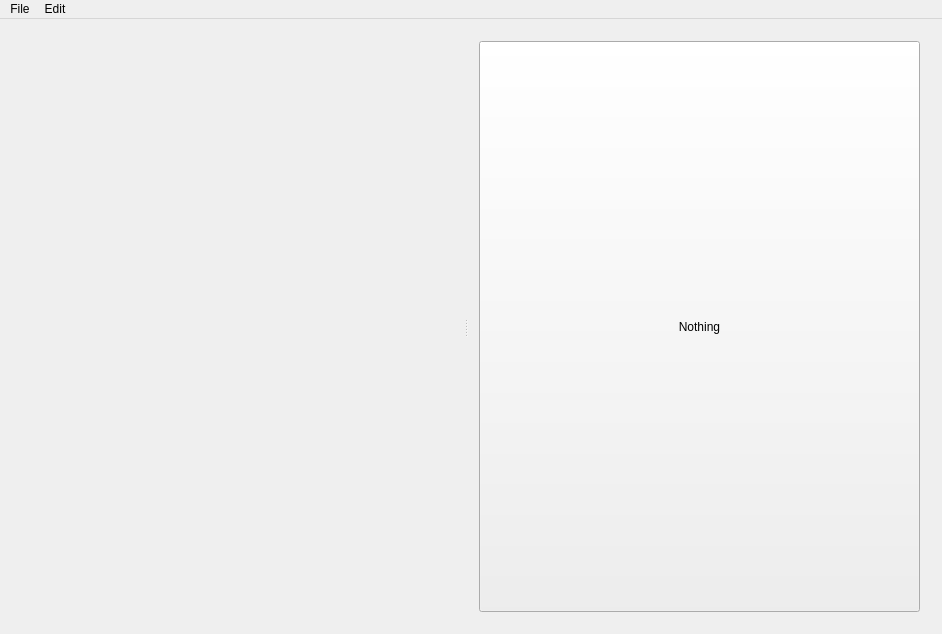
<?xml version="1.0" encoding="UTF-8"?>
<ui version="4.0">
 <class>MainWindow</class>
 <widget class="QMainWindow" name="MainWindow">
  <property name="geometry">
   <rect>
    <x>0</x>
    <y>0</y>
    <width>942</width>
    <height>634</height>
   </rect>
  </property>
  <property name="windowTitle">
   <string>MainWindow</string>
  </property>
  <widget class="QWidget" name="centralWidget">
   <layout class="QHBoxLayout" name="horizontalLayout_2">
    <item>
     <layout class="QHBoxLayout" name="horizontalLayout">
      <item>
       <widget class="QSplitter" name="splitter">
        <property name="sizePolicy">
         <sizepolicy hsizetype="Minimum" vsizetype="Minimum">
          <horstretch>0</horstretch>
          <verstretch>0</verstretch>
         </sizepolicy>
        </property>
        <property name="minimumSize">
         <size>
          <width>0</width>
          <height>0</height>
         </size>
        </property>
        <property name="baseSize">
         <size>
          <width>0</width>
          <height>0</height>
         </size>
        </property>
        <property name="autoFillBackground">
         <bool>false</bool>
        </property>
        <property name="orientation">
         <enum>Qt::Horizontal</enum>
        </property>
        <widget class="BoardWidget" name="Board" native="true"/>
        <widget class="QWidget" name="widget_2" native="true">
         <layout class="QVBoxLayout" name="verticalLayout_2">
          <item>
           <layout class="QVBoxLayout" name="verticalLayout">
            <property name="sizeConstraint">
             <enum>QLayout::SetMinimumSize</enum>
            </property>
            <item>
             <widget class="QPushButton" name="Nothing">
              <property name="sizePolicy">
               <sizepolicy hsizetype="Minimum" vsizetype="Minimum">
                <horstretch>0</horstretch>
                <verstretch>0</verstretch>
               </sizepolicy>
              </property>
              <property name="text">
               <string>Nothing</string>
              </property>
             </widget>
            </item>
           </layout>
          </item>
         </layout>
        </widget>
       </widget>
      </item>
     </layout>
    </item>
   </layout>
  </widget>
  <widget class="QMenuBar" name="menuBar">
   <property name="geometry">
    <rect>
     <x>0</x>
     <y>0</y>
     <width>942</width>
     <height>19</height>
    </rect>
   </property>
   <widget class="QMenu" name="menuEdit">
    <property name="title">
     <string>Edit</string>
    </property>
    <addaction name="actionSettings"/>
    <addaction name="separator"/>
    <addaction name="actionPosition"/>
    <addaction name="actionPaste_PGN_from_clipboard"/>
    <addaction name="actionPaste_FEN_from_clipboard"/>
   </widget>
   <widget class="QMenu" name="menuFile">
    <property name="title">
     <string>File</string>
    </property>
    <addaction name="separator"/>
    <addaction name="actionReset"/>
    <addaction name="separator"/>
    <addaction name="actionQuit"/>
   </widget>
   <addaction name="menuFile"/>
   <addaction name="menuEdit"/>
  </widget>
  <action name="actionReset">
   <property name="text">
    <string>Reset</string>
   </property>
  </action>
  <action name="actionQuit">
   <property name="text">
    <string>Quit</string>
   </property>
  </action>
  <action name="actionSettings">
   <property name="text">
    <string>Settings</string>
   </property>
  </action>
  <action name="actionPosition">
   <property name="text">
    <string>Position</string>
   </property>
  </action>
  <action name="actionPaste_PGN_from_clipboard">
   <property name="text">
    <string>Paste PGN from clipboard</string>
   </property>
  </action>
  <action name="actionPaste_FEN_from_clipboard">
   <property name="text">
    <string>Paste FEN from clipboard</string>
   </property>
  </action>
 </widget>
 <layoutdefault spacing="6" margin="11"/>
 <customwidgets>
  <customwidget>
   <class>BoardWidget</class>
   <extends>QWidget</extends>
   <header location="global">board-widget.hpp</header>
   <container>1</container>
  </customwidget>
 </customwidgets>
 <resources/>
 <connections/>
</ui>
